Frame 1 (no input): blank canvas, image omitted
Frame 60 (the mouse pressed at the canvas centre just before this capture): blank canvas, image omitted
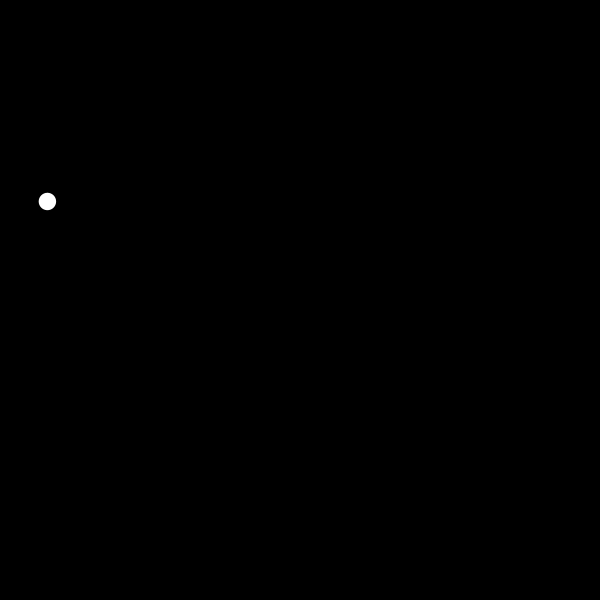
Frame 120 (the mouse held since frame 60 and released just before this capture)

The Processing sketch whose frames 1 and 60 were blank and that drew this single picture after the mouse press (run headless with seeded random() and noise(); from frame 60 on, the mouse is pressed at the canvas centre):

// Processing sketch: sketch_190814d
// ── sketch_190814d.pde
float r = 150;
ArrayList<Particle> particles = new ArrayList<Particle>();

void setup() {
  size(600, 600);
  noStroke();
}

void draw() {
  background(0);
  fill(255);
  
  if (frameCount % 30 == 0) {
    Particle particle = new Particle();
    float angle = random(0, 180);
    particle.location.set(r * cos(angle), r * sin(angle));
    particle.velocity.set(2, 2);
    // particle.gravity.set(width/2, height/2);
    particles.add(particle);
  }
  
  for (int i = 0; i < particles.size(); i++) {
    particles.get(i).update();
    particles.get(i).draw();
    if (particles.get(i).life < 0) {
      particles.remove(i);
    }
  }
}

class Particle {
  PVector force; // 力
  PVector acceleration; // 加速度
  PVector location; // 位置
  PVector velocity; // 速度
  PVector gravity; // 重力
  float mass; // 質量
  float friction; // 摩擦力
  float radius; // パーティクル半径
  int life;
  
  Particle() {
    radius = 1.0;
    mass = 1.0;
    friction = 0.01;
    location = new PVector(0.0, 0.0);
    velocity = new PVector(0.0, 0.0);
    acceleration = new PVector(0.0, 0.0);
    gravity = new PVector(0.0, 0.0);
    life = 40;
  }
  
  void update() {
    acceleration.add(gravity);
    velocity.add(acceleration);
    velocity.mult(1.0 - friction);
    location.add(velocity);
    acceleration.set(0, 0);
    radius *= 1.1;
    if (radius > 30) {
      radius = 30;
    }
    life--;
  }
  
  void draw () {
    //pushMatrix();
    // translate(width/2, height/2);
    ellipse(location.x, location.y, radius, radius);
    // popMatrix();
  }
}
